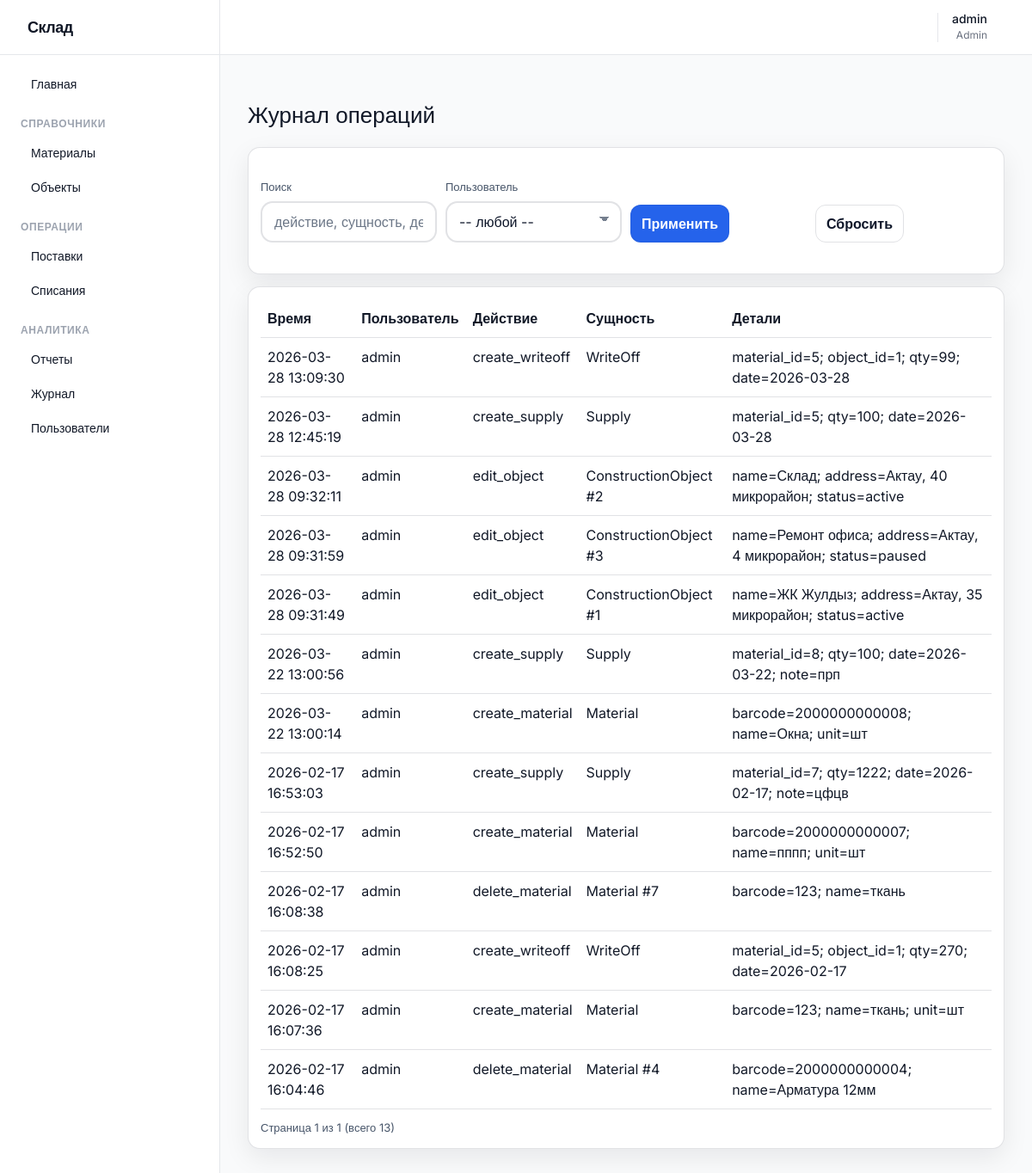
/audit/ (signed in), run on the app's committed database.
### app/models.py (models this page shows, shortened)
class User(db.Model, UserMixin):
    __tablename__ = "users"
    id = db.Column(db.Integer, primary_key=True)
    username = db.Column(db.String(80), unique=True, nullable=False)
    password_hash = db.Column(db.String(255), nullable=False)
    role = db.Column(db.String(30), nullable=False)
    created_at = db.Column(db.DateTime, nullable=False, default=datetime.utcnow)

class AuditLog(db.Model):
    __tablename__ = "audit_log"
    id = db.Column(db.Integer, primary_key=True)
    user_id = db.Column(db.Integer, db.ForeignKey("users.id"), nullable=True)
    action = db.Column(db.String(80), nullable=False)
    entity_type = db.Column(db.String(80), nullable=False)
    entity_id = db.Column(db.Integer, nullable=True)
    details = db.Column(db.String(500), nullable=True)
    created_at = db.Column(db.DateTime, nullable=False, default=datetime.utcnow)
    user = db.relationship("User", backref=db.backref("audit_logs", lazy=True))

### app/audit/routes.py (the view, shortened to what this page needs)
@bp.route("/")
@login_required
@role_required("admin", "manager")
def list_audit():
    q = (request.args.get("q") or "").strip()
    user_id = (request.args.get("user_id") or "").strip()
    query = AuditLog.query
    if user_id:
        try:
            uid = int(user_id)
            query = query.filter(AuditLog.user_id == uid)
        except Exception:
            pass
    query = query.order_by(AuditLog.created_at.desc(), AuditLog.id.desc())
    page = paginate(query, per_page=25)
    users = User.query.order_by(User.username.asc()).all()
    return render_template(
        "audit/list.html",
        logs=page["items"],
        page=page,
        users=users,
        q=q,
        user_id=user_id,
    )

### app/auth/routes.py (called while the page is built)
@login_manager.user_loader
def load_user(user_id: str):
    return User.query.get(int(user_id))

### app/security.py (called while the page is built)
def role_required(*roles: str):
    def decorator(fn):
        @wraps(fn)
        def wrapper(*args, **kwargs):
            if not current_user.is_authenticated:
                abort(401)
            if current_user.role not in roles:
                abort(403)
            return fn(*args, **kwargs)
        return wrapper
    return decorator

### app/utils.py (called while the page is built)
def get_int_arg(name: str, default: int) -> int:
    try:
        return int(request.args.get(name, default))
    except Exception:
        return default

def paginate(query, per_page: int = 20):
    page = get_int_arg("page", 1)
    if page < 1:
        page = 1
    total = query.count()
    pages = (total + per_page - 1) // per_page
    items = query.limit(per_page).offset((page - 1) * per_page).all()
    return {
        "items": items,
        "page": page,
        "per_page": per_page,
        "total": total,
        "pages": pages,
        "has_prev": page > 1,
        "has_next": page < pages,
        "prev_page": page - 1,
        "next_page": page + 1,
    }

### app/templates/audit/list.html (shortened to what this page needs)
{% extends 'base.html' %}
{% block content %}
  <div class="row">
    <h1>Журнал операций</h1>
  </div>
  <div class="card">
    <form method="get" class="filters">
      <label class="field">
        <span>Поиск</span>
        <input name="q" value="{{ q }}" placeholder="действие, сущность, детали">
      </label>
      <label class="field">
        <span>Пользователь</span>
        <select name="user_id">
          <option value="">-- любой --</option>
        </select>
      </label>
      <div class="field" style="align-self:end;">
        <span>&nbsp;</span>
        <button class="btn" type="submit">Применить</button>
      </div>
      <div class="field" style="align-self:end;">
        <span>&nbsp;</span>
        <a class="btn btn--ghost" href="{{ url_for('audit.list_audit') }}">Сбросить</a>
      </div>
    </form>
  </div>
  <div class="card" style="margin-top: 14px;">
    <div class="desktop-only">
      <table class="table">
        <thead>
          <tr>
            <th>Время</th>
            <th>Пользователь</th>
            <th>Действие</th>
            <th>Сущность</th>
            <th>Детали</th>
          </tr>
        </thead>
        <tbody>
          {% for l in logs %}
            <tr>
              <td>{{ l.created_at.strftime('%Y-%m-%d %H:%M:%S') }}</td>
              <td>{{ l.user.username if l.user else '' }}</td>
              <td>{{ l.action }}</td>
              <td>{{ l.entity_type }}{% if l.entity_id %} #{{ l.entity_id }}{% endif %}</td>
              <td>{{ l.details or '' }}</td>
            </tr>
          {% endfor %}
        </tbody>
      </table>
    </div>
    <div class="pager">
      <div class="pager__info">Страница {{ page.page }} из {{ page.pages }} (всего {{ page.total }})</div>
    </div>
  </div>
{% endblock %}

### app/templates/base.html (shortened to what this page needs)
<!DOCTYPE html>
<html lang="ru" class="light">
<head>
  <link rel="stylesheet" href="{{ url_for('static', filename='tailwind.css') }}">
  <link rel="stylesheet" href="{{ url_for('static', filename='styles.css') }}">
</head>
<body class="bg-gray-50 text-gray-900 dark:bg-gray-900 dark:text-gray-100 font-sans antialiased flex h-screen overflow-hidden transition-colors duration-200">
  {% if current_user.is_authenticated %}
    <aside id="sidebar" class="bg-white dark:bg-gray-800 border-r border-gray-200 dark:border-gray-700 w-64 hidden md:flex flex-col transition-colors duration-200 z-20 fixed md:relative h-full inset-y-0 left-0">
      <div class="h-16 flex items-center px-6 border-b border-gray-200 dark:border-gray-700">
        <span class="text-lg font-bold tracking-tight">Склад</span>
      </div>
      <nav class="flex-1 overflow-y-auto py-4 px-3 space-y-1">
        <a href="{{ url_for('reports.dashboard') }}" class="flex items-center px-3 py-2 text-sm font-medium rounded-md hover:bg-gray-100 dark:hover:bg-gray-700">
           Главная
        </a>
        <div class="pt-4 pb-1">
          <p class="px-3 text-xs font-semibold text-gray-400 uppercase tracking-wider">Справочники</p>
        </div>
        <a href="{{ url_for('materials.list_materials') }}" class="flex items-center px-3 py-2 text-sm font-medium rounded-md hover:bg-gray-100 dark:hover:bg-gray-700">
           Материалы
        </a>
        <a href="{{ url_for('objects.list_objects') }}" class="flex items-center px-3 py-2 text-sm font-medium rounded-md hover:bg-gray-100 dark:hover:bg-gray-700">
           Объекты
        </a>
        <div class="pt-4 pb-1">
          <p class="px-3 text-xs font-semibold text-gray-400 uppercase tracking-wider">Операции</p>
        </div>
        <a href="{{ url_for('inventory.list_supplies') }}" class="flex items-center px-3 py-2 text-sm font-medium rounded-md hover:bg-gray-100 dark:hover:bg-gray-700">
           Поставки
        </a>
        <a href="{{ url_for('inventory.list_writeoffs') }}" class="flex items-center px-3 py-2 text-sm font-medium rounded-md hover:bg-gray-100 dark:hover:bg-gray-700">
           Списания
        </a>
        <div class="pt-4 pb-1">
          <p class="px-3 text-xs font-semibold text-gray-400 uppercase tracking-wider">Аналитика</p>
        </div>
        <a href="{{ url_for('reports.stock_report') }}" class="flex items-center px-3 py-2 text-sm font-medium rounded-md hover:bg-gray-100 dark:hover:bg-gray-700">
           Отчеты
        </a>
        {% if current_user.role in ['admin', 'manager'] %}
          <a href="{{ url_for('audit.list_audit') }}" class="flex items-center px-3 py-2 text-sm font-medium rounded-md hover:bg-gray-100 dark:hover:bg-gray-700">
             Журнал
          </a>
        {% endif %}
        {% if current_user.role == 'admin' %}
          <a href="{{ url_for('users.list_users') }}" class="flex items-center px-3 py-2 text-sm font-medium rounded-md hover:bg-gray-100 dark:hover:bg-gray-700">
             Пользователи
          </a>
        {% endif %}
      </nav>
    </aside>
  {% endif %}
  <div class="flex-1 flex flex-col w-full overflow-hidden">
    {% if current_user.is_authenticated %}
      <header class="h-16 bg-white dark:bg-gray-800 border-b border-gray-200 dark:border-gray-700 flex items-center justify-between px-4 sm:px-6 transition-colors duration-200 z-10">
        <div class="flex items-center space-x-4 ml-auto">
          <button id="theme-toggle" class="p-2 rounded-full text-gray-500 hover:bg-gray-100 dark:hover:bg-gray-700 focus:outline-none" title="Переключить тему" type="button">
          </button>
          <div class="flex items-center gap-3 border-l border-gray-200 dark:border-gray-700 pl-4">
            <div class="text-right hidden sm:block">
              <p class="text-sm font-medium leading-none">{{ current_user.username }}</p>
              <p class="text-xs text-gray-500 dark:text-gray-400 mt-1 capitalize">{{ current_user.role }}</p>
            </div>
            <a href="{{ url_for('auth.logout') }}" class="p-2 text-red-600 hover:bg-red-50 dark:hover:bg-red-900/20 rounded-md transition-colors" title="Выход">
            </a>
          </div>
        </div>
      </header>
    {% endif %}
    <main class="flex-1 overflow-x-hidden overflow-y-auto p-4 sm:p-6 lg:p-8 relative">
      {% block content %}{% endblock %}
    </main>
  </div>
</body>
</html>

### app/static/styles.css (style rules this page uses)
:root { --bg:#f6f7fb; --text:#0f172a; --muted:#475569; --card:#ffffff; --border:rgba(15,23,42,.12); --shadow:0 10px 30px rgba(2,6,23,.08); --primary:#2563eb; --primary_text:#ffffff; --danger:#b91c1c; --danger_bg:rgba(239,68,68,.12); --success_bg:rgba(34,197,94,.12); --input_bg:#ffffff; }
* { box-sizing:border-box }
body { margin:0;font-family:system-ui,-apple-system,Segoe UI,Roboto,Arial,sans-serif;background:var(--bg);color:var(--text) }
a { color:inherit }
h1 { font-size:26px;margin:18px 0 }
.card { background:var(--card);border:1px solid var(--border);border-radius:14px;padding:14px;box-shadow:var(--shadow) }
.row { display:flex;align-items:center;justify-content:space-between;gap:12px;flex-wrap:wrap }
.btn { display:inline-block;border:1px solid color-mix(in oklab,var(--primary) 60%, var(--border));background:var(--primary);color:var(--primary_text);padding:9px 12px;border-radius:12px;text-decoration:none;font-weight:700;cursor:pointer }
.btn--ghost { background:transparent;color:var(--text);border:1px solid var(--border) }
.field { display:block;margin:10px 0 }
.field span { display:block;margin-bottom:6px;color:var(--muted);font-size:13px }
input,select,textarea { width:100%;padding:12px 14px;border-radius:14px;border:2px solid var(--border);background:var(--input_bg);color:var(--text);font-size:16px;line-height:1.25;min-height:44px;transition:border-color .15s ease, box-shadow .15s ease, filter .15s ease }
input::placeholder,textarea::placeholder { color:color-mix(in oklab,var(--muted) 80%, transparent) }
select { appearance:none;-webkit-appearance:none;-moz-appearance:none;background-image:linear-gradient(45deg, transparent 50%, color-mix(in oklab,var(--muted) 75%, transparent) 50%),linear-gradient(135deg, color-mix(in oklab,var(--muted) 75%, transparent) 50%, transparent 50%);background-position:calc(100% - 18px) calc(50% - 3px),calc(100% - 12px) calc(50% - 3px);background-size:6px 6px,6px 6px;background-repeat:no-repeat;padding-right:40px }
.table { width:100%;border-collapse:collapse }
.table th,.table td { padding:10px 8px;border-bottom:1px solid var(--border);text-align:left;vertical-align:top }
.table thead th { position:sticky;top:0;background:var(--card);z-index:1 }
.desktop-only { display:block }
.filters { display:grid;grid-template-columns:repeat(4,minmax(0,1fr));gap:10px;margin:12px 0 }
.pager { display:flex;justify-content:space-between;gap:10px;align-items:center;margin-top:12px }
.pager__info { color:var(--muted);font-size:13px }

### data on the page
User: username "admin", role "Admin"
AuditLog: created_at "2026-03-28 13:09:30", user "admin", action "create_writeoff", entity_type "WriteOff", details "material_id=5; object_id=1; qty=99; date=2026-03-28"
AuditLog: created_at "2026-03-28 12:45:19", user "admin", action "create_supply", entity_type "Supply", details "material_id=5; qty=100; date=2026-03-28"
AuditLog: created_at "2026-03-28 09:32:11", user "admin", action "edit_object", entity_type "ConstructionObject", entity_id "2", details "name=Склад; address=Актау, 40 микрорайон; status=active"
AuditLog: created_at "2026-03-28 09:31:59", user "admin", action "edit_object", entity_type "ConstructionObject", entity_id "3", details "name=Ремонт офиса; address=Актау, 4 микрорайон; status=paused"
AuditLog: created_at "2026-03-28 09:31:49", user "admin", action "edit_object", entity_type "ConstructionObject", entity_id "1", details "name=ЖК Жулдыз; address=Актау, 35 микрорайон; status=active"
AuditLog: created_at "2026-03-22 13:00:56", user "admin", action "create_supply", entity_type "Supply", details "material_id=8; qty=100; date=2026-03-22; note=прп"
AuditLog: created_at "2026-03-22 13:00:14", user "admin", action "create_material", entity_type "Material", details "barcode=2000000000008; name=Окна; unit=шт"
AuditLog: created_at "2026-02-17 16:53:03", user "admin", action "create_supply", entity_type "Supply", details "material_id=7; qty=1222; date=2026-02-17; note=цфцв"
AuditLog: created_at "2026-02-17 16:52:50", user "admin", action "create_material", entity_type "Material", details "barcode=2000000000007; name=пппп; unit=шт"
AuditLog: created_at "2026-02-17 16:08:38", user "admin", action "delete_material", entity_type "Material", entity_id "7", details "barcode=123; name=ткань"
AuditLog: created_at "2026-02-17 16:08:25", user "admin", action "create_writeoff", entity_type "WriteOff", details "material_id=5; object_id=1; qty=270; date=2026-02-17"
AuditLog: created_at "2026-02-17 16:07:36", user "admin", action "create_material", entity_type "Material", details "barcode=123; name=ткань; unit=шт"
AuditLog: created_at "2026-02-17 16:04:46", user "admin", action "delete_material", entity_type "Material", entity_id "4", details "barcode=2000000000004; name=Арматура 12мм"

### other printed values
{{ page.page }} "1"
{{ page.pages }} "1"
{{ page.total }} "13"
